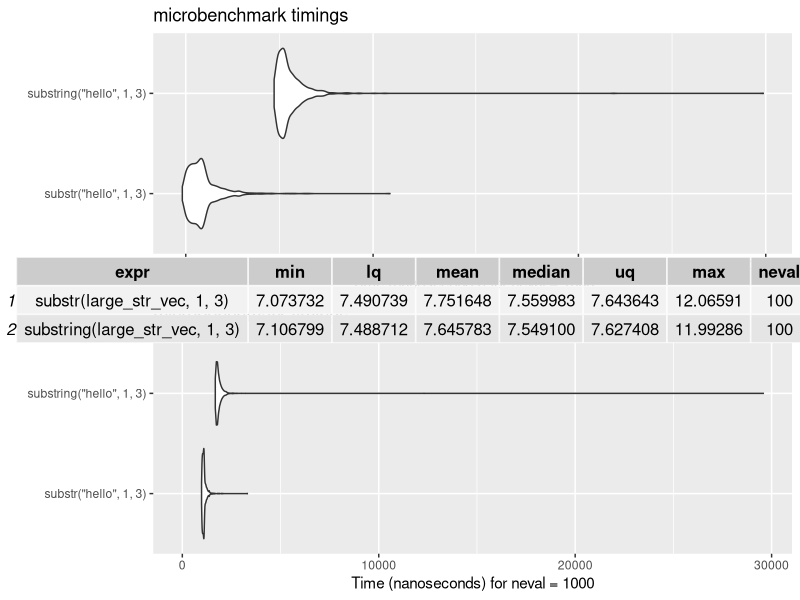
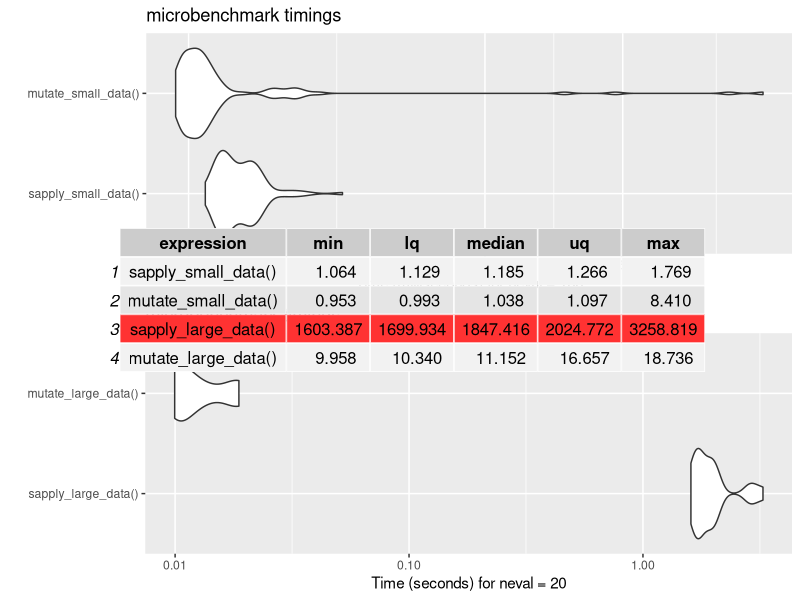

These charts were generated, in order, by the following R code:
## ---- chunk 1
knitr::opts_chunk$set(cache=T)
knitr::opts_chunk$set(message = F)
knitr::opts_chunk$set(warning = F)
## ---- chunk 2
library(microbenchmark)
library(dplyr)
require(ggplot2)
## ---- chunk 3
substr("hello", 1, 3)
substring("hello", 1, 3)
## ---- chunk 4
str_vs_string = microbenchmark(
  substr("hello", 1, 3), #expression 1
  substring("hello", 1, 3), #expression 2
  times=1000 #run some more times since a single function call is fast.
)
## ---- chunk 5
print(str_vs_string)
## ---- chunk 6
summary(str_vs_string)
## ---- chunk 7
str_log_plot = autoplot(str_vs_string)
str_nolog_plot = autoplot(str_vs_string, log=F)
gridExtra::grid.arrange(str_log_plot, str_nolog_plot)
## ---- chunk 8
large_str_vec = sample(rep(as.character(iris$Species), 1000)) # a vector with length 150 * 1000 elements

large_str_compare = microbenchmark(
  substr(large_str_vec, 1, 3), #expression 1
  substring(large_str_vec, 1, 3), #expression 2
  times=100
)

gridExtra::grid.table(summary(large_str_compare))
## ---- chunk 9
# extending the iris data set
iris_extended = iris
for (i in 1:10) {
  iris_extended = rbind(iris_extended, iris_extended)
}
## ---- chunk 10
nrow(iris)
nrow(iris_extended)
## ---- chunk 11
# wrapper function of three_char so it can be used as a parameter
three_char = function(string) {
  substr(string, 1, 3)
}
## ---- chunk 12
# Use wrappers for function calls so the expression doesn't clot up the autoplot
mutate_small_data = function() {iris %>% mutate(result = three_char(Species))}
sapply_small_data = function() {sapply(iris[,5], FUN = three_char)}

mutate_large_data = function() {iris_extended %>% mutate(result = three_char(Species))}
sapply_large_data = function() {iris_extended$result <- sapply(iris_extended[,5], FUN = three_char)} 
## ---- chunk 13
# Microbenchmarking
applys_compare_short = microbenchmark(
  sapply_small_data(),
  mutate_small_data(),
  times = 100,
  unit="ms") 

applys_compare_long = microbenchmark(
  sapply_large_data(), 
  mutate_large_data(),
  times = 20, # reduce the times run because I expect the expressions take some time to run
  unit="s") 
## ---- chunk 14
plot_short = autoplot(applys_compare_short)
plot_large = autoplot(applys_compare_long) 
gridExtra::grid.arrange(plot_short, plot_large)
## ---- chunk 15
compare_table = rbind(data.frame(summary(applys_compare_short)), data.frame(summary(applys_compare_long, unit="ms")))
compare_table2 = cbind(expression=compare_table[,1], round(compare_table[,c(2,3,5,6,7)], 3))

t1 <- gridExtra::ttheme_default(core=list(bg_params = list(fill=c("gray95", "gray90", "#ff3232", "gray95"))))
gridExtra::grid.table(compare_table2, theme=t1)
